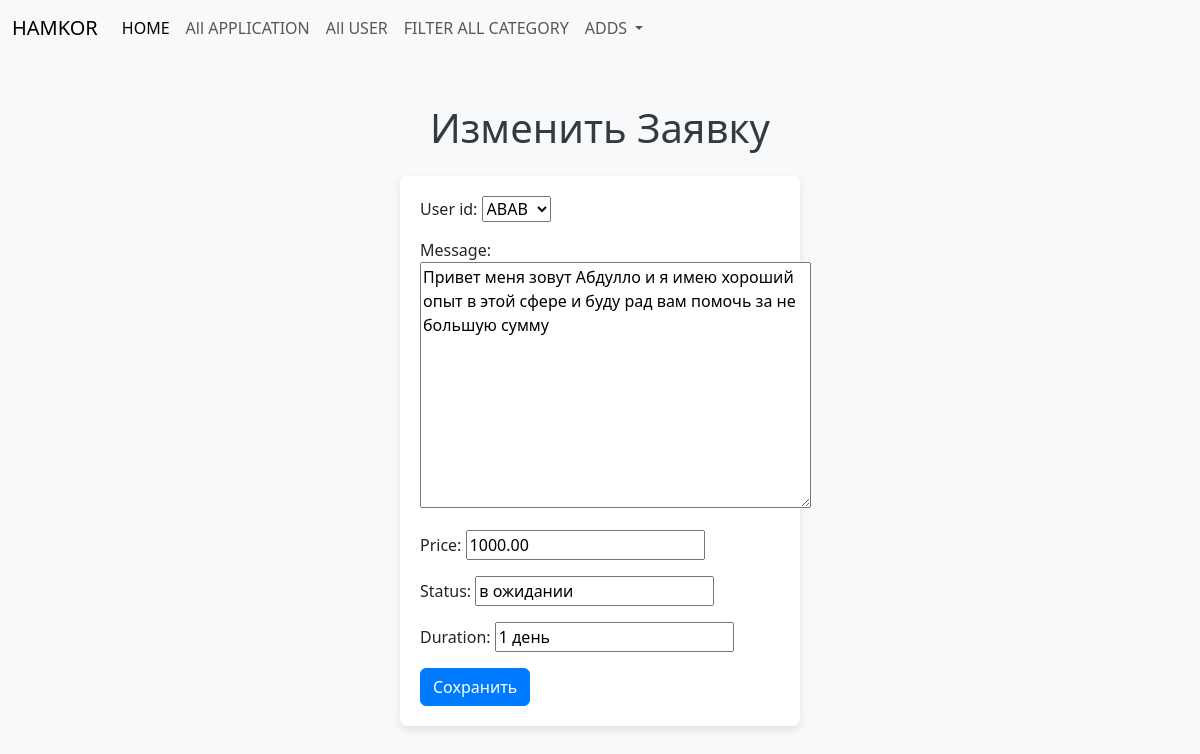
The page /updateapplication/7 on the database its author committed.
### hamkor/models.py (models this page shows, shortened)
class Application(models.Model):
    user_id = models.ForeignKey(User, on_delete=models.CASCADE)
    message = models.TextField()
    price = models.DecimalField(max_digits=6, decimal_places=2)
    problems_id = models.ForeignKey(Problems, on_delete=models.CASCADE)
    status = models.CharField(max_length=50)
    duration = models.CharField(max_length=50)
    is_activ = models.BooleanField(default=True)
    created_at = models.DateTimeField(auto_now=True, auto_now_add=False)

### hamkor/views.py (the view)
# urls.py: path('updateapplication/<int:pk>', application_update_view, name='updateapplication'),
def application_update_view(request, pk):
    application = Application.objects.filter(id=pk).first()
    if request.method == "POST":
        form = ApplicationForm(request.POST, instance=application)
        if form.is_valid():
            form.save()
            return redirect('allapl')
    else:
        form = ApplicationForm(instance=application)
    return render(request, "updateapplication.html", {"form": form, "application": application})

### hamkor/forms.py
class ApplicationForm(forms.ModelForm):
    class Meta:
        model = Application
        fields = ["user_id", "message", "price", "status", "duration"]

### hamkor/models.py (called while the page is built)
    def __str__(self):
        return self.username

### templates/updateapplication.html (shortened to what this page needs)
{% extends "base.html" %}
{% block content %}
<div class="container mt-5">
    <h1 class="text-center mb-4">Изменить Заявку</h1>
    <form method="post" enctype="multipart/form-data" class="form-container">
        {{ form.as_p }}
        <button type="submit" class="btn btn-primary">Сохранить</button>
    </form>
</div>
{% endblock content %}

### templates/updateapplication.html (style rules this page uses)
body { background-color: #f8f9fa; }
.form-container { margin: auto; width: 400px; background-color: #ffffff; padding: 20px; border-radius: 8px; box-shadow: 0 4px 8px rgba(0, 0, 0, 0.1); }
h1 { color: #343a40; }
.btn-primary { background-color: #007bff; border-color: #007bff; }

### rows shown on the page
Application: user_id "ABAB", message "Привет меня зовут Абдулло и я имею хороший опыт в этой сфере и буду рад вам помочь за не большую сумму", price "1000.00", status "в ожидании", duration "1 день"
